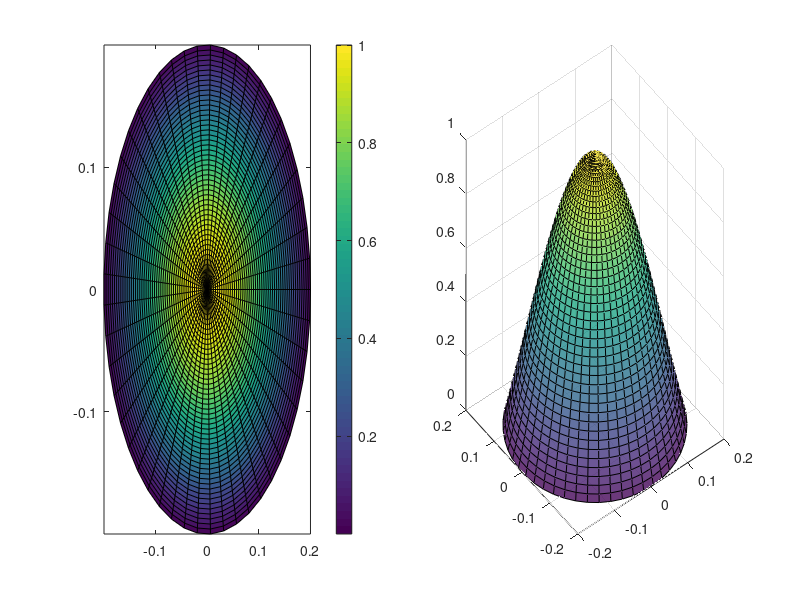

Reproduce this figure in MATLAB. (Note: this script raises an error after producing the figure.)
%%
clear all
close all
clc

%% Circular Membrane

% Data
a = 0.2;        %radius  [m]
T = 10;         %tension [N/m]
sigma = 0.1;    %surface weight [kg/m^2]

% a) propagation speed
c = sqrt(T/sigma);

% b) bessel function values
J_zeros = [2.4048, 3.8317, 5.1356, 5.5201, 6.3802];      % vector of bessel function zero-values
memb_freqs = zeros(length(J_zeros),1);           % vector of natural frequencies

for i = 1:length(J_zeros)
    memb_freqs(i) = J_zeros(i)*c/(2*pi*a);       % computation of the natural frequencies
end

% Mode shapes
m = [0 1 2 0 3];    % m values
n = [1 1 1 2 1];    % n values
res = 50;           % resolution of plots

modes_membrane = cell(1,5);  % collection of mode shapes

for i = 1:5
    modes_membrane{1,i} = zeros(res,res);  % initialization
end

radius = linspace(0, a, res);                % radius interval [0, 0.2] (for the plots)
theta = linspace(0, 2*pi, res);              % angle interval [0, 2pi] (for plots and computation)
[Radius, Theta] = meshgrid(radius, theta);   % grids for the mesh of the plots

for i=1:5
    r = linspace(0, J_zeros(i), res);    % radius vector (for the bessel function)
    
    [R, T] = meshgrid(r, theta);         % grids for the computation of the mode shapes
    
    modes_membrane{1,i} = besselj(m(i), R) .* cos(m(i)*T);   % computation of the natural modes
                        % we use the grid R so that we consider the
                        % boundary condition: z = 0 at radius = r
    
    [X,Y,Z] = pol2cart(Theta, Radius, modes_membrane{1,i});     % convertion from polar to cartesian coordinates
                        % we use the grid Radius so that the plots will be
                        % contained in a circle of radius 0.2
    
    figure(i)
    subplot(1,2,1)
    pcolor(X,Y,Z)
    colorbar
    subplot(1,2,2)
    surf(X,Y,Z, 'FaceAlpha',0.8)
    sgtitle(strcat(['Mode ', num2str(i), ' - ', num2str(memb_freqs(i)), ' Hz']), 'fontsize', 30)
end

%% Circular Plate

% Data
a = 0.2;      % radius  [m]
h = 0.001;    % thickness [m]
E = 69e9;     % Young's modulus [GPa]
rho = 2700;   % volume density [kg/m^3]
nu = 0.334;   % Poisson's ratio [-]

% c) propagation speed
cQL = sqrt(E/(rho*(1-nu^2)));               % quasi-longitudinal waves
cL  = sqrt(E*(1-nu)/(rho*(1+nu)*(1-2*nu)));  % longitudinal waves

% d) propagation speed as function of frequency 
f = 0:0.1:500;
v = sqrt(1.8*h*cQL.*f);

figure(6)
plot(f,v)
xlabel('$f [Hz]$', 'interpreter', 'latex', 'fontsize', 20)
ylabel('$c_B [\frac{m}{s}]$', 'interpreter', 'latex', 'fontsize', 20)
title('Dispersion of bending waves velocity', 'fontsize', 20)
grid on

%e) frequencies

coeff = [0.4694, 2.08, 3.41, 3.89, 5.00];  % coefficients multiplying f01
plate_freqs = zeros(1, 5);                 % computation of the natural frequencies

for i = 1:5
    if i == 1
        plate_freqs(i) = coeff(i)*cQL*h/(a^2);
    else
        plate_freqs(i) = coeff(i)*plate_freqs(1);
    end
end

k = [3.189, 4.612, 5.904, 6.308, 7.143];

%f) Mode shapes
m = [0 1 2 0 3];    % m values
n = [1 1 1 2 1];    % n values

res = 50;           % resolution of plots

modes_plate = cell(1,5);  % collection of mode shapes

for i = 1:5
    modes_plate{1,i} = zeros(res,res);  % initialization
end

radius = linspace(0, a, res);                             % radius interval [0, 0.2] (for the plots)
theta = linspace(0, 2*pi, res);                           % angle interval [0, 2pi] (for plots and computation)
[Radius, Theta] = meshgrid(radius, theta);                % grids for the mesh of the plots

      % mode shape m,n (r,phi) = cos(m*phi + alpha) * (A*(Jm(kr) - j^(-m)*Jm(jkr)*(J'm(ka)/I'm(ka)) , impose A = 1 & alpha = 0.

for i = 1:5
    r = linspace(0, k(i), res);    % radius vector (for the bessel function)
    
    [R, T] = meshgrid(r, theta);         % grids for the computation of the mode shapes
    
    ratio = besselj(m(i), k(i))/besseli(m(i), k(i));
    
    modes_plate{1,i} = ( besselj(m(i), R) - ratio*besseli(m(i), R)) .* cos(m(i)*T);   % computation of the natural modes
                        % we use the grid R so that we consider the
                        % boundary condition: z = 0 at radius = a
    
                        
    [X,Y,Z] = pol2cart(Theta, Radius, modes_plate{1,i});     % convertion from polar to cartesian coordinates
                        % we use the grid Radius so that the plots will be
                        % contained in a circle of radius 0.2
    
                        
    figure(6+i)
    subplot(1,2,1)
    pcolor(X,Y,Z)
    colorbar
    subplot(1,2,2)
    surf(X,Y,Z, 'FaceAlpha',0.8)
    sgtitle(strcat(['Mode ', num2str(i), ' - ', num2str(plate_freqs(i)), ' Hz']), 'fontsize', 20)
end

%% Coupled system

% Data
r = 0.2;                   % plate radius [m]
h = 0.001;                 % thickness [m]
rho_p = 2700;              % plate volume density [kg/m^3]
Q = 50;                    % plate merit factor
r_str = 0.001;             % string section radius [m]
L = 0.4;                   % string length [m]
rho_s = 5000;              % string volume density [kg/m^3]
mu = rho_s*pi*(r_str^2);   % string linear density [kg/m]

% g) tension on the string assuming both ends fixed
string_f0 = plate_freqs(1);  % the string is tunes to the fundamental of the plate
cS = 2*L*string_f0;          % wave speed on the string [m/s]
T = (cS^2)*mu;               % tension [N]

% h) coupling frequencies   (condition m/(n^2*M) = pi^2/(4Q^2)
m = L*mu;                 % string mass
M = rho_p*(h*(r^2)*pi);   % plate mass
RH = (pi^2)/(4*(Q^2));    % right hand side of condition
str_freqs = [string_f0, string_f0*2, string_f0*3, string_f0*4, string_f0*5]; % string frequencies
LH = zeros(1,5);          % left hand side of condition (to be computed)


diff = zeros(1,5);        % normalized differences between resonance frequencies of the string and of the plate
for i=1:5
    LH(i) = m /((i^2)*M);   % left hand side of condition computation
    diff(i) = (str_freqs(i) - plate_freqs(i))/plate_freqs(i);  % calculation of the normalized differences
    disp(strcat(['Mode ', num2str(i), ' ratio: ', num2str(diff(i))]))
end


% LH<RH weak coupling, LH>RH strong
for i = 1:5
    if LH(i)<RH    % weak coupling, frequencies unaltered
        disp(strcat(['Mode ', num2str(i), ': weak coupling']))
    else           % strong coupling, frequencies altered
        disp(strcat(['Mode ', num2str(i), ': strong coupling']))
    end
end

% by inspection on graph - values on x-axis
scale_high = [0.02, 0.009, 0.002, 0.04, 0];
scale_low = [-0.02, -0.045, -0.12, -0.011, -0.01];

% computation of coupling frequencies
coup_low = scale_low .* plate_freqs + plate_freqs;
coup_high = scale_high .*plate_freqs + plate_freqs;
